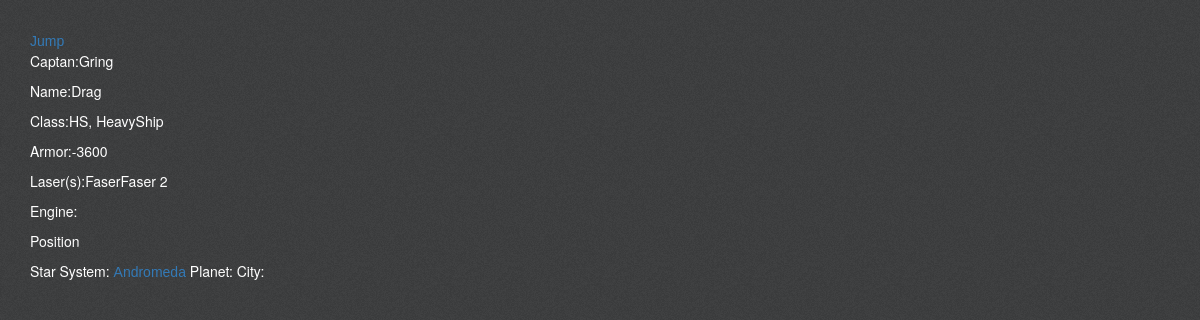
Page /ship/1 on the committed database.
### Character/models.py (models this page shows, shortened)
class Ship(models.Model):
    character_id = models.ForeignKey(Character,null=True, blank=True)
    system_id = models.ForeignKey(StarSystem,null=True, blank=True)
    planet_id = models.ForeignKey(Planet,null=True, blank=True)
    city_id = models.ForeignKey(City,null=True, blank=True)
    SHIP_CLASS = (("DR","DRAGUN"),
        ("HS","HeavyShip"),
        ("MD","Medical"),("CG","CargoShip"))
    name_ship = models.CharField(max_length=100)
    ship_class = models.CharField(max_length=3,choices=SHIP_CLASS,default="DR")
    armor = models.IntegerField(default=400)
    load = models.IntegerField(default=10000)
    laser_count = models.IntegerField(default=1)
    evasion = models.IntegerField(default=0)

class Character(models.Model):
    DICE = ((4,'Four'),(6,'Six'),(8,"Eight"),(10,"Ten"),(12,"twelve"))
    user_id = models.ForeignKey(User,null=True, blank=True)
    name_character = models.CharField(max_length=100)
    level = models.IntegerField(default = 1)
    exp = models.IntegerField(default = 0)
    points = models.IntegerField(default= 0)
    image = models.ImageField(null=True, blank=True, upload_to='character_image/%Y/%m/%d')
    credits = models.IntegerField(default= 1000)
    is_active = models.BooleanField(default=False)
    accurancy = models.IntegerField(default=4,choices=DICE)
    defence = models.IntegerField(default=4,choices=DICE)

class Laser_ship(models.Model):
    ship_id = models.ForeignKey(Ship,null=True, blank=True)
    price = models.DecimalField(max_digits=19, decimal_places=2)
    name_laser = models.CharField(max_length=100)
    power = models.IntegerField(default=1000)
    mobility = models.IntegerField(default=1)
    durability = models.IntegerField(default=1000)
    weight = models.IntegerField(default=500)
    def __str__(self):
        return self.name_laser

### SpaceMap/models.py (models this page shows, shortened)
class StarSystem(models.Model):
	STAR_COLORS = (
		("#ff0000","Red"),
		('#ffff66','Yellow'),
		('#66ffff','Blue',),
		('#ff66cc','Purpul'),
		('#ccff99','Green')
		)
	pos_x= models.IntegerField()
	pos_y= models.IntegerField()
	size = models.FloatField(null=True, blank=True)
	color = models.CharField(max_length=8, choices=STAR_COLORS)
	temp = models.FloatField(null=True, blank=True)
	name_system =models.CharField(max_length=50)
	mass = models.FloatField(null=True, blank=True)
	def get_absolute_url(self):
		return reverse("Space:system_map", kwargs={"id": self.id})

### Character/views.py (the view)
# urls.py: url(r'^ship/(?P<id>[\w-]+)$', ship_interface, name="ship_interface" ),
def ship_interface(request,id):
	ship = Ship.objects.get(id=int(id))
	lasers = Laser_ship.objects.filter(ship_id=ship)
	engine = Engine_ship.objects.filter(ship_id=ship)
	context = {
		"title":"Ship",
		"ship":ship,
		"lasers": lasers,
		"engine": engine
	}
	request.session.__setitem__("round","1")
	print(request.session.get("round"))
	return render(request,
		"Character/ship_interface.html",
		context)

### templates/Character/ship_interface.html
{% extends "base.html"%}
{% load staticfiles %}
{% block content %}
<header>
	<a href="/space/">Jump</a>
</header>
<div style="color:White">
	<p>Captan:{{ship.character_id.name_character}}</p>
	<p>Name:{{ship.name_ship}}</p>
	<p>Class:{{ship.ship_class}},
	{% for class in ship.SHIP_CLASS %}
		{% if class.0 == ship.ship_class %}
			{{class.1}}
		{% endif %}
	{% endfor %}</p>
	<p>Armor:{{ship.armor}}</p>
	<p>Laser(s):{%for laser in lasers %}{{laser}}{% endfor %}</p>
	<p>Engine:{{ engine.name_engine }}</p>
	<p>Position</p>
	Star System: <a href="{{ship.system_id.get_absolute_url}}">		{{ship.system_id.name_system}}
	</a>
	Planet: {{ship.planet_id.name_system}}
	City: {{ship.city_id.name_system}}
</div>
{% endblock content%}

### static/css/pencss/uipen.css (style rules this page uses)
body { margin: 0; padding: 0; background: url('../../img/png/noise.png') repeat; padding: 30px; }
a, input[type='radio'] + label { text-align: center; display: inline-block; text-decoration: none; cursor: pointer; font-family: 'Trebuchet MS', Helvetica, sans-serif; }
p { color: white }

### rows in the picture
Ship: character_id.name_character "Gring", name_ship "Drag", ship_class "HS", armor "-3600", system_id.name_system "Andromeda"
Laser_ship: name_laser "Faser"
Laser_ship: name_laser "Faser 2"

### other values in the picture
{{ class.1 }} "HeavyShip"
